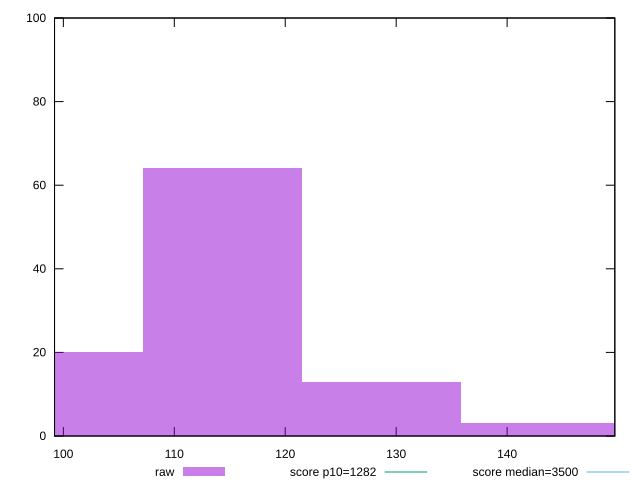

Write the gnuplot code that produced this figure.
reset

$raw <<EOF
114.36028938285189 64
100.0652532099954 20
128.65532555570837 13
142.95036172856487 3
EOF

set key outside below
set boxwidth 14.295036172856486
set xrange [99.20399999999998:149.7079999999999]
set yrange [0:100]
set trange [0:100]
set style fill transparent solid 0.5 noborder

set parametric
set terminal svg size 640, 490 enhanced background rgb 'white'
set output "report_00009_2021-02-08T22-37-41.559Z/bootup-time/samples/pages+cached+noadtech+nomedia/raw/histogram.svg"

plot $raw title "raw" with boxes, \
     1282,t title "score p10=1282", \
     3500,t title "score median=3500"

reset
